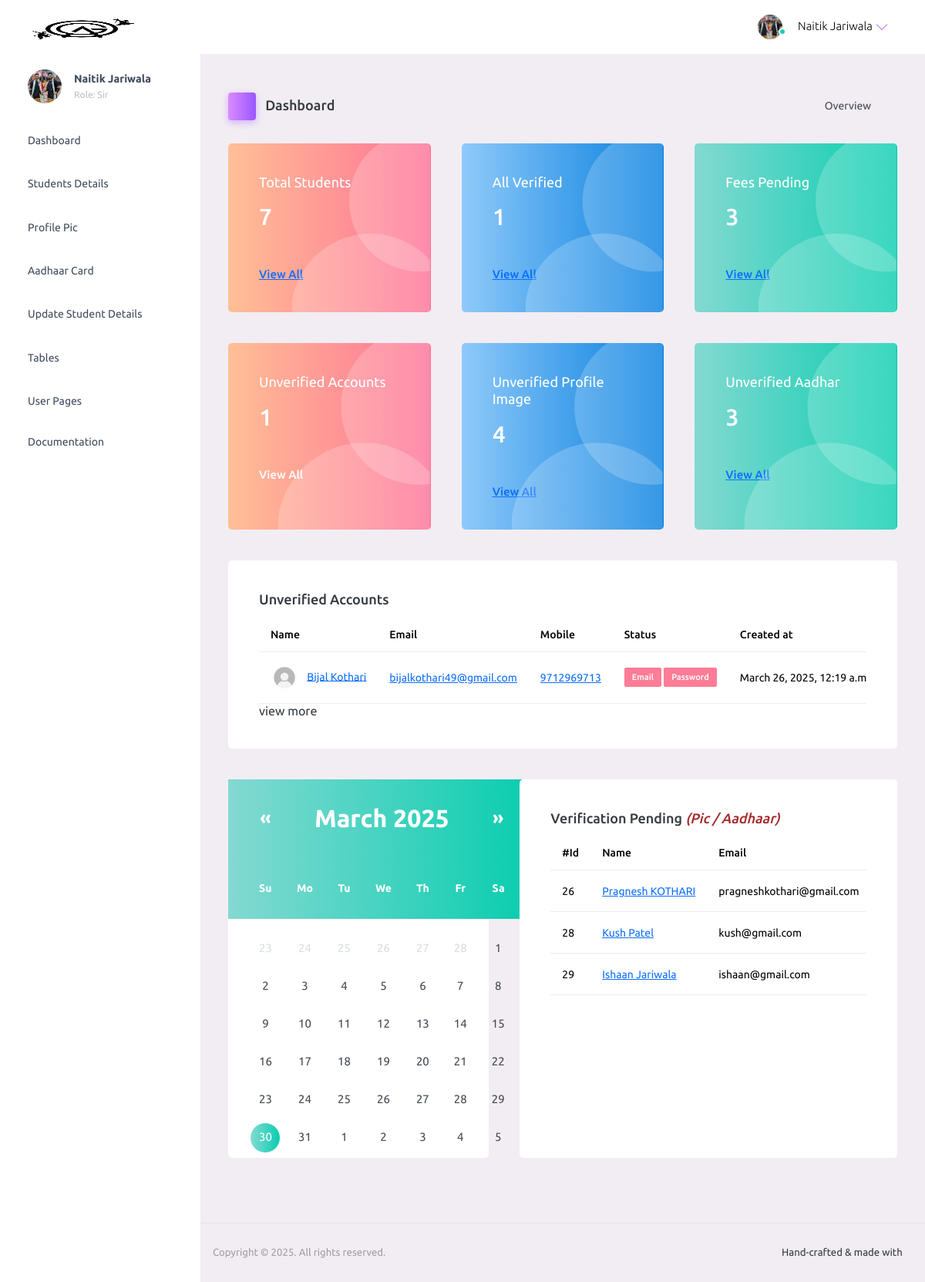
/mentor/ (signed in), run on the app's committed database.
### student/models.py (models this page shows, shortened)
class Student(models.Model):
    doc_choice = (
        ('Owner','Owner'),
        ('Sir','Sir'),
        ('Student','Student'),
    )
    first_name = models.CharField(max_length=30)
    last_name = models.CharField(max_length=30)
    birth_date = models.DateField(blank=True, null=True)
    email = models.EmailField(unique=True)
    mobile = models.CharField(max_length=10)
    parent_mobile = models.CharField(max_length=10)
    role = models.CharField(max_length=10, choices=doc_choice, default='Student')
    address = models.TextField()
    password = models.CharField(max_length=30)
    password_reset = models.BooleanField(default=False)
    verified = models.BooleanField(default=False)
    aadhar = models.CharField(max_length=12)
    aadhar_verified = models.BooleanField(default=False)
    aadhar_verified_by = models.CharField(max_length=30,blank=True,null=True)
    profile_qr = models.FileField(upload_to='profile_qr/',default='default/qr.png')
    profile_image = models.FileField(upload_to='profile/', default='default/profile.jpg')
    profile_image_verified = models.BooleanField(default=False)
    fees_amount = models.IntegerField(default=0)
    fees_paid = models.IntegerField(default=0)
    fees_status = models.BooleanField(default=False)
    batch_name = models.CharField(max_length=30, blank=True, null=True, default='General')
    batch_start_date = models.DateField(blank=True, null=True)
    batch_end_date = models.DateField(blank=True, null=True)
    created_at = models.DateTimeField(auto_now_add=True)

### mentor/views.py (the view)
# urls.py: path('', views.index, name='mentor-index'),
def index(request):
        student = Student.objects.get(email=request.session['email'])
        if student.role == 'Student':
            return render(request, 'login.html', {'msg': 'You are not authorized to access this page'})
        students = Student.objects.all()
        students_count = students.count()
        fees_pending = students.filter(fees_status=False).count()
        pending_verification = students.filter( Q(profile_image_verified=False) | Q(aadhar_verified=False)).exclude(verified=False).order_by('created_at')[:8]
        all_verified = students.filter(fees_status=True, verified=True, password_reset=True, profile_image_verified=True, aadhar_verified=True ).count()
        unverified_list = students.filter(Q(verified=False) | Q(password_reset=False)).order_by('created_at')
        aadhar_unverified = students.filter(aadhar_verified=False).count()
        profile_unverified = students.filter(profile_image_verified=False).count()
        return render(request, 'index.html', {'students_count': students_count,
                                              'unverified_list': unverified_list,
                                              'pending_verification': pending_verification,
                                              'student': student,
                                              'fees_pending': fees_pending,
                                              'all_verified': all_verified,
                                              'aadhar_unverified': aadhar_unverified,
                                              'profile_unverified': profile_unverified})

### mentor/templates/index.html (shortened to what this page needs)
{% extends 'header.html' %}
{% load static %}
{% block content %}
<div class="main-panel">
  <div class="content-wrapper">
    <div class="page-header">
      <h3 class="page-title">
        <span class="page-title-icon bg-gradient-primary text-white me-2">
          <i class="mdi mdi-home"></i>
        </span> Dashboard
      </h3>
      <nav aria-label="breadcrumb">
        <ul class="breadcrumb">
          <li class="breadcrumb-item active" aria-current="page">
            Overview <i class="mdi mdi-alert-circle-outline icon-sm text-primary align-middle"></i>
          </li>
        </ul>
      </nav>
    </div>
    <div class="row">
      <div class="col-md-4 stretch-card grid-margin">
        <div class="card bg-gradient-danger card-img-holder text-white">
          <div class="card-body">
            <img src="{% static 'assets/images/dashboard/circle.svg' %}" class="card-img-absolute" alt="circle-image" />
            <h4 class="font-weight-normal mb-3">Total Students
            </h4>
            <h2 class="mb-5"> {{students_count}}</h2>
            <h6 class="card-text"><a href="{% url 'students_list' %}">View All</a> </h6>
          </div>
        </div>
      </div>
      <div class="col-md-4 stretch-card grid-margin">
        <div class="card bg-gradient-info card-img-holder text-white">
          <div class="card-body">
            <img src="{% static 'assets/images/dashboard/circle.svg' %}" class="card-img-absolute" alt="circle-image" />
            <h4 class="font-weight-normal mb-3">All Verified
            </h4>
            <h2 class="mb-5">{{all_verified}}</h2>
            <h6 class="card-text"><a href="{% url 'all_verified' %}">View All</a></h6>
          </div>
        </div>
      </div>
      <div class="col-md-4 stretch-card grid-margin">
        <div class="card bg-gradient-success card-img-holder text-white">
          <div class="card-body">
            <img src="{% static 'assets/images/dashboard/circle.svg' %}" class="card-img-absolute" alt="circle-image" />
            <h4 class="font-weight-normal mb-3">Fees Pending
            </h4>
            <h2 class="mb-5">{{fees_pending}}</h2>
            <h6 class="card-text"><a href="{% url 'fees_unpaid_list' %}" >View All</a></h6>
          </div>
        </div>
      </div>
    </div>
    <div class="row">
      <div class="col-md-4 stretch-card grid-margin">
        <div class="card bg-gradient-danger card-img-holder text-white">
          <div class="card-body">
            <img src="{% static 'assets/images/dashboard/circle.svg' %}" class="card-img-absolute" alt="circle-image" />
            <h4 class="font-weight-normal mb-3">Unverified Accounts
            </h4>
            <h2 class="mb-5"> {{unverified_list.count}}</h2>
            <h6 class="card-text">View All</h6>
          </div>
        </div>
      </div>
      <div class="col-md-4 stretch-card grid-margin">
        <div class="card bg-gradient-info card-img-holder text-white">
          <div class="card-body">
            <img src="{% static 'assets/images/dashboard/circle.svg' %}" class="card-img-absolute" alt="circle-image" />
            <h4 class="font-weight-normal mb-3">Unverified Profile Image
            </h4>
            <h2 class="mb-5">{{profile_unverified}}</h2>
            <a href="{% url 'profile_image_unverified_list' %}"><h6 class="card-text">View All</h6></a>
          </div>
        </div>
      </div>
      <div class="col-md-4 stretch-card grid-margin">
        <div class="card bg-gradient-success card-img-holder text-white">
          <div class="card-body">
            <img src="{% static 'assets/images/dashboard/circle.svg' %}" class="card-img-absolute" alt="circle-image" />
            <h4 class="font-weight-normal mb-3">Unverified Aadhar
            </h4>
            <h2 class="mb-5">{{aadhar_unverified}}</h2>
            <a href="{% url 'unverified_aadhar_list' %}"><h6 class="card-text">View All</h6></a>
          </div>
        </div>
      </div>
    </div>
    <div class="row">
      <div class="col-12 grid-margin">
        <div class="card">
          <div class="card-body">
            <h4 class="card-title">Unverified Accounts</h4>
            <div class="table-responsive">
              <table class="table">
                <thead>
                  <tr>
                    <th> Name </th>
                    <th> Email </th>
                    <th> Mobile </th>
                    <th> Status </th>
                    <th> Created at </th>
                  </tr>
                </thead>
                <tbody>
                  {% for one in unverified_list %}
                  <tr>
                    <td>
                      <img src="{{one.profile_image.url}}" class="me-2" alt="image"> <a href="{% url 'view_student' one.id %}">{{one.first_name}} {{one.last_name}}</a>
                    </td>
                    <td> <a href="mailto:{{one.email}}">{{one.email}} </a></td>
                    <td> <a href="tel:+91{{one.mobile}}">{{one.mobile}}</a> </td>
                    <td>
                      {% if one.verified %}
                      <label class="badge badge-gradient-success">Email</label>
                      {% else %}
                      <label class="badge badge-danger">Email</label>
                      {% endif %}
                      {% if one.password_reset %}
                      <label class="badge badge-gradient-success">Password</label>
                      {% else %}
                      <label class="badge badge-danger">Password</label>
                      {% endif %}
                    </td>
                    <td>{{one.created_at}}</td>
                  </tr>
                  {% endfor %}
                </tbody>
              </table>
            </div>
            view more
          </div>
        </div>
      </div>
    </div>
    <div class="row">
      <div class="col-lg-5 grid-margin stretch-card">
        <div class="card">
          <div class="card-body p-0 d-flex">
            <div id="inline-datepicker" class="datepicker datepicker-custom"></div>
          </div>
        </div>
      </div>
      <div class="col-md-7 grid-margin stretch-card">
        <div class="card">
          <div class="card-body">
            <h4 class="card-title">Verification Pending <span style="font-style: italic; color: brown;">(Pic / Aadhaar)</span></h4>
            <div class="table-responsive">
              <table class="table">
                <thead>
                  <tr>
                    <th> #Id </th>
                    <th> Name </th>
                    <th> Email </th>
                  </tr>
                </thead>
                <tbody>
                  {% for one in pending_verification %}
                  <tr>
                    <td> {{one.id}} </td>
                    <td> <a href="{% url 'view_student' one.id %}">{{one.first_name}} {{one.last_name}}</a>  </td>
                    <td> {{one.email}} </td>
                  </tr>
                  {% endfor %}
                </tbody>
              </table>
            </div>
          </div>
        </div>
      </div>
    </div>
  </div>
  <footer class="footer">
    <div class="d-sm-flex justify-content-center justify-content-sm-between">
      <span class="text-muted text-center text-sm-left d-block d-sm-inline-block">Copyright © 2025. All rights reserved.</span>
      <span class="float-none float-sm-right d-block mt-1 mt-sm-0 text-center">Hand-crafted & made with <i class="mdi mdi-heart text-danger"></i></span>
    </div>
  </footer>
</div>
{% endblock %}

### mentor/templates/header.html (shortened to what this page needs)
{% load static %}
<!DOCTYPE html>
<html lang="en">
  <head>
    <link rel="stylesheet" href="{% static 'assets/vendors/mdi/css/materialdesignicons.min.css' %}">
    <link rel="stylesheet" href="{% static 'assets/vendors/ti-icons/css/themify-icons.css' %}">
    <link rel="stylesheet" href="{% static 'assets/vendors/css/vendor.bundle.base.css' %}">
    <link rel="stylesheet" href="{% static 'assets/vendors/font-awesome/css/font-awesome.min.css' %}">
    <link rel="stylesheet" href="{% static 'assets/vendors/font-awesome/css/font-awesome.min.css' %}" />
    <link rel="stylesheet" href="{% static 'assets/vendors/bootstrap-datepicker/bootstrap-datepicker.min.css' %}">
    <link rel="stylesheet" href="{% static 'assets/css/style.css' %}">
  </head>
  <body>
    {% if student.role == "Sir" or student.role == "Owner" %}
    <div class="container-scroller">
      <nav class="navbar default-layout-navbar col-lg-12 col-12 p-0 fixed-top d-flex flex-row">
        <div class="text-center navbar-brand-wrapper d-flex align-items-center justify-content-center" style="object-fit: cover; overflow: hidden; ">
          <a class="navbar-brand brand-logo" href="{% url 'mentor-index' %}"><img src="{% static 'assets/images/logo.png' %}" alt="logo"  /></a>
        </div>
        <div class="navbar-menu-wrapper d-flex align-items-stretch">
          <button class="navbar-toggler navbar-toggler align-self-center" type="button" data-toggle="minimize">
            <span class="mdi mdi-menu"></span>
          </button>
          <ul class="navbar-nav navbar-nav-right">
            <li class="nav-item nav-profile dropdown">
              <a class="nav-link dropdown-toggle" id="profileDropdown" href="#" data-bs-toggle="dropdown" aria-expanded="false">
                <div class="nav-profile-img">
                  <img src="{{student.profile_image.url}}" style="object-fit: cover;" alt="image">
                  <span class="availability-status online"></span>
                </div>
                <div class="nav-profile-text">
                  <p class="mb-1 text-black">{{student.first_name}} {{student.last_name}}</p>
                </div>
              </a>
            </li>
          </ul>
        </div>
      </nav>
      <div class="container-fluid page-body-wrapper">
        <nav class="sidebar sidebar-offcanvas" id="sidebar">
          <ul class="nav">
            <li class="nav-item nav-profile">
              <a href="#" class="nav-link">
                <div class="nav-profile-image">
                  <img src="{{student.profile_image.url}}" style="object-fit: cover;" alt="profile" />
                </div>
                <div class="nav-profile-text d-flex flex-column">
                  <span class="font-weight-bold mb-2">{{student.first_name}} {{student.last_name}}</span>
                  <span class="text-secondary text-small">Role: {{student.role}}</span>
                </div>
                <i class="mdi mdi-bookmark-check text-success nav-profile-badge"></i>
              </a>
            </li>
            <li class="nav-item">
              <a class="nav-link" href="{% url 'mentor-index' %}">
                <span class="menu-title">Dashboard</span>
                <i class="mdi mdi-home menu-icon"></i>
              </a>
            </li>
            <li class="nav-item">
              <a class="nav-link" data-bs-toggle="collapse" href="#ui-basic" aria-expanded="false" aria-controls="ui-basic">
                <span class="menu-title">Students Details</span>
                <i class="menu-arrow"></i>
                <i class="mdi mdi-contacts menu-icon"></i>
              </a>
            </li>
            <li class="nav-item">
              <a class="nav-link" data-bs-toggle="collapse" href="#icons" aria-expanded="false" aria-controls="icons">
                <span class="menu-title">Profile Pic</span>
                <i class="mdi mdi-contacts menu-icon"></i>
              </a>
            </li>
            <li class="nav-item">
              <a class="nav-link" data-bs-toggle="collapse" href="#forms" aria-expanded="false" aria-controls="forms">
                <span class="menu-title">Aadhaar Card</span>
                <i class="mdi mdi-format-list-bulleted menu-icon"></i>
              </a>
            </li>
            <li class="nav-item">
              <a class="nav-link" data-bs-toggle="collapse" href="#charts" aria-expanded="false" aria-controls="charts">
                <span class="menu-title">Update Student Details</span>
                <i class="mdi mdi-chart-bar menu-icon"></i>
              </a>
            </li>
            <li class="nav-item">
              <a class="nav-link" data-bs-toggle="collapse" href="#tables" aria-expanded="false" aria-controls="tables">
                <span class="menu-title">Tables</span>
                <i class="mdi mdi-table-large menu-icon"></i>
              </a>
            </li>
            <li class="nav-item">
              <a class="nav-link" data-bs-toggle="collapse" href="#auth" aria-expanded="false" aria-controls="auth">
                <span class="menu-title">User Pages</span>
                <i class="menu-arrow"></i>
                <i class="mdi mdi-lock menu-icon"></i>
              </a>
            </li>
            <li class="nav-item">
              <a class="nav-link" href="docs/documentation.html" target="_blank">
                <span class="menu-title">Documentation</span>
              </a>
            </li>
          </ul>
        </nav>
        {% block content %}
        {% endblock %}
      </div>
    </div>
    {% endif %}
  </body>
</html>

### data on the page
Student: profile_image (picture), first_name "Naitik", last_name "Jariwala", role "Sir"
Student: profile_image (placeholder picture), first_name "Bijal", last_name "Kothari", email "bijalkothari49@gmail.com", mobile "9712969713", verified "Email", password_reset "Password", created_at "March 26, 2025, 12:19…"
Student: id "26", first_name "Pragnesh", last_name "KOTHARI", email "pragneshkothari@gmail.com"
Student: id "28", first_name "Kush", last_name "Patel", email "kush@gmail.com"
Student: id "29", first_name "Ishaan", last_name "Jariwala", email "ishaan@gmail.com"

### other printed values
{{ students_count }} "7"
{{ all_verified }} "1"
{{ fees_pending }} "3"
{{ unverified_list.count }} "1"
{{ profile_unverified }} "4"
{{ aadhar_unverified }} "3"
